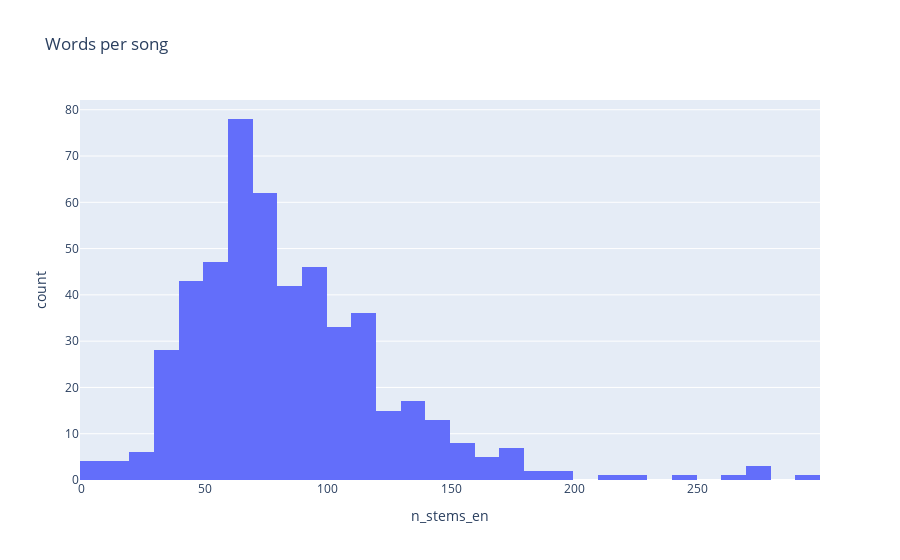

Source (notebook cell):
### Code cell
# words per song
fig = px.histogram(df, x='n_stems_en', title='Words per song')
fig.show()

### Figure 1 — Plotly figure (JSON) as saved in the notebook; plotly's stock layout.template omitted (floating-point values rounded to 4 significant figures; data arrays with more than 128 entries replaced by an {"elided": "..."} marker saying what was removed)
{"data": [{"alignmentgroup": "True", "bingroup": "x", "hovertemplate": "n_stems_en=%{x}<br>count=%{y}<extra></extra>", "legendgroup": "", "marker": {"color": "#636efa", "pattern": {"shape": ""}}, "name": "", "offsetgroup": "", "orientation": "v", "showlegend": false, "type": "histogram", "x": {"elided": "506 int values"}, "xaxis": "x", "yaxis": "y"}], "layout": {"barmode": "relative", "legend": {"tracegroupgap": 0}, "title": {"text": "Words per song"}, "xaxis": {"anchor": "y", "domain": [0, 1], "title": {"text": "n_stems_en"}}, "yaxis": {"anchor": "x", "domain": [0, 1], "title": {"text": "count"}}}}
